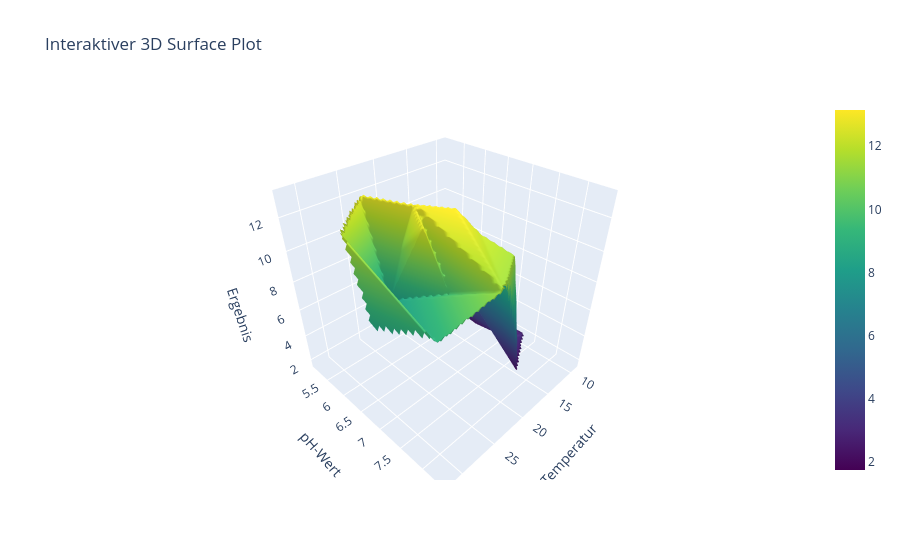

Source (notebook cell):
### Code cell
import plotly.graph_objects as go
from scipy.interpolate import griddata
import numpy as np

# Ihre Daten interpolieren (wie gehabt)
x = np.linspace(temperatures_values.min(), temperatures_values.max(), 100)
y = np.linspace(ph_values.min(), ph_values.max(), 100)
X, Y = np.meshgrid(x, y)
Z = griddata((temperatures_values, ph_values), [np.mean(x) for x in result], (X, Y), method=INTERPOLATION)

# Interaktiver Plot
fig = go.Figure(data=[go.Surface(z=Z, x=X, y=Y, colorscale='Viridis')])
fig.update_layout(
    title='Interaktiver 3D Surface Plot',
    scene=dict(
        xaxis_title='Temperatur',
        yaxis_title='pH-Wert',
        zaxis_title='Ergebnis'
    )
)

fig.show()

### Figure 1 — Plotly figure (JSON) as saved in the notebook; plotly's stock layout.template omitted (floating-point values rounded to 4 significant figures; data arrays with more than 128 entries replaced by an {"elided": "..."} marker saying what was removed)
{"data": [{"colorscale": [[0, "#440154"], [0.1111, "#482878"], [0.2222, "#3e4989"], [0.3333, "#31688e"], [0.4444, "#26828e"], [0.5556, "#1f9e89"], [0.6667, "#35b779"], [0.7778, "#6ece58"], [0.8889, "#b5de2b"], [1, "#fde725"]], "type": "surface", "x": {"elided": "100x100 float values"}, "y": {"elided": "100x100 float values"}, "z": {"elided": "100x100 float values"}}], "layout": {"scene": {"xaxis": {"title": {"text": "Temperatur"}}, "yaxis": {"title": {"text": "pH-Wert"}}, "zaxis": {"title": {"text": "Ergebnis"}}}, "title": {"text": "Interaktiver 3D Surface Plot"}}}
